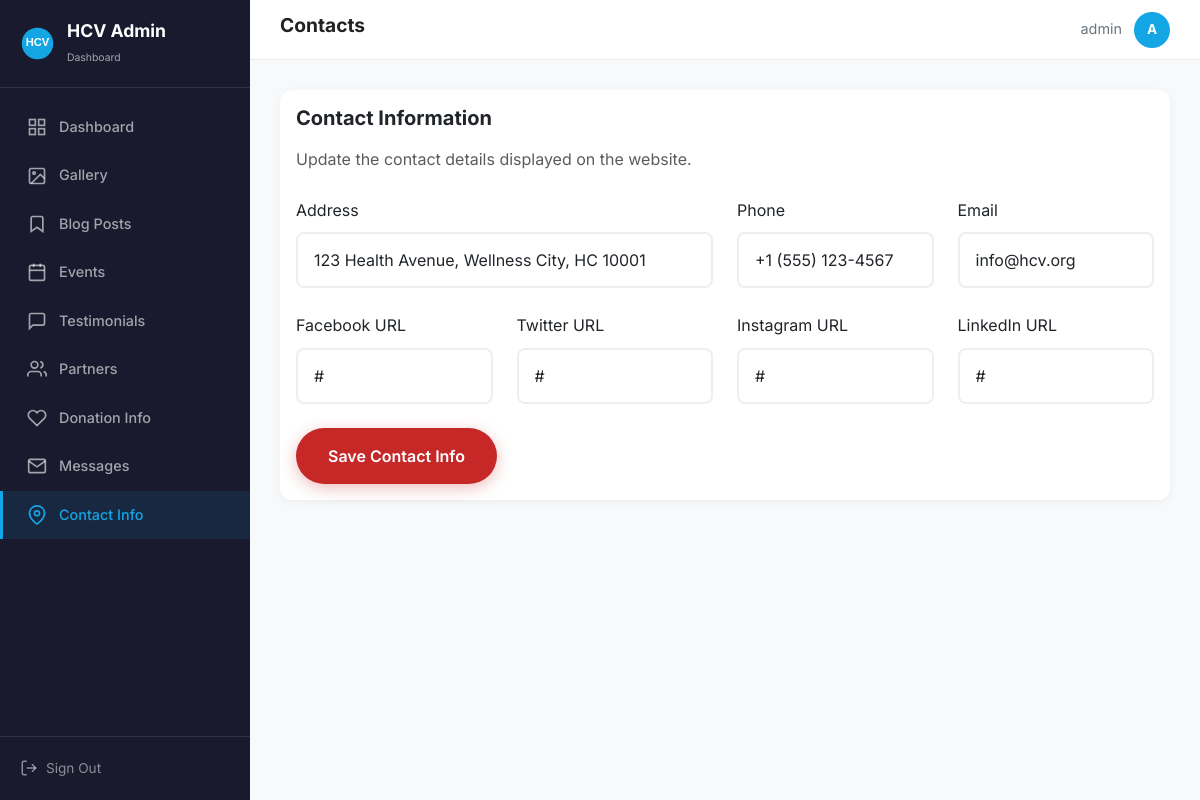
/admin/contacts.php (signed in), run on the app's committed database.
### tables this page shows
CREATE TABLE IF NOT EXISTS contact_info (
  id INT AUTO_INCREMENT PRIMARY KEY,
  address VARCHAR(255) DEFAULT NULL,
  phone VARCHAR(50) DEFAULT NULL,
  email VARCHAR(100) DEFAULT NULL,
  facebook VARCHAR(255) DEFAULT NULL,
  twitter VARCHAR(255) DEFAULT NULL,
  instagram VARCHAR(255) DEFAULT NULL,
  linkedin VARCHAR(255) DEFAULT NULL,
  youtube VARCHAR(255) DEFAULT NULL,
  updated_at TIMESTAMP DEFAULT CURRENT_TIMESTAMP ON UPDATE CURRENT_TIMESTAMP
);

### includes/db.php (called while the page is built, shortened)
<?php
class Database {
    private static $instance = null;
    private $pdo;
    private function __construct() {
        try {
            $dsn = "mysql:host=" . DB_HOST . ";dbname=" . DB_NAME . ";charset=" . DB_CHARSET;
            $this->pdo = new PDO($dsn, DB_USER, DB_PASS, [
                PDO::ATTR_ERRMODE => PDO::ERRMODE_EXCEPTION,
                PDO::ATTR_DEFAULT_FETCH_MODE => PDO::FETCH_ASSOC,
                PDO::ATTR_EMULATE_PREPARES => false,
            ]);
        } catch (PDOException $e) {
            die("Database connection failed: " . $e->getMessage());
        }
    }
    public static function getInstance() {
        if (self::$instance === null) {
            self::$instance = new self();
        }
        return self::$instance;
    }
    public function query($sql, $params = []) {
        $stmt = $this->pdo->prepare($sql);
        $stmt->execute($params);
        return $stmt;
    }
    public function fetchOne($sql, $params = []) {
        return $this->query($sql, $params)->fetch();
    }
}

### includes/functions.php (called while the page is built, shortened)
<?php
require_once __DIR__ . '/db.php';
function getDB() {
    return Database::getInstance();
}

### admin/contacts.php (the view, shortened to what this page needs)
<?php require_once 'header.php'; ?>
<?php
$db = getDB();
$info = $db->fetchOne("SELECT * FROM contact_info ORDER BY id DESC LIMIT 1");
?>
<div class="card">
  <div class="card-body">
    <h5 class="card-title fw-bold mb-3">Contact Information</h5>
    <p class="text-muted mb-4">Update the contact details displayed on the website.</p>
    <form id="contactInfoForm">
      <div class="row g-4">
        <div class="col-md-6">
          <label class="form-label fw600">Address</label>
          <input type="text" name="address" class="form-control" value="<?= htmlspecialchars($info['address'] ?? '') ?>">
        </div>
        <div class="col-md-3">
          <label class="form-label fw600">Phone</label>
          <input type="text" name="phone" class="form-control" value="<?= htmlspecialchars($info['phone'] ?? '') ?>">
        </div>
        <div class="col-md-3">
          <label class="form-label fw600">Email</label>
          <input type="email" name="email" class="form-control" value="<?= htmlspecialchars($info['email'] ?? '') ?>">
        </div>
        <div class="col-md-3">
          <label class="form-label fw600">Facebook URL</label>
          <input type="url" name="facebook" class="form-control" value="<?= htmlspecialchars($info['facebook'] ?? '') ?>">
        </div>
        <div class="col-md-3">
          <label class="form-label fw600">Twitter URL</label>
          <input type="url" name="twitter" class="form-control" value="<?= htmlspecialchars($info['twitter'] ?? '') ?>">
        </div>
        <div class="col-md-3">
          <label class="form-label fw600">Instagram URL</label>
          <input type="url" name="instagram" class="form-control" value="<?= htmlspecialchars($info['instagram'] ?? '') ?>">
        </div>
        <div class="col-md-3">
          <label class="form-label fw600">LinkedIn URL</label>
          <input type="url" name="linkedin" class="form-control" value="<?= htmlspecialchars($info['linkedin'] ?? '') ?>">
        </div>
        <div class="col-12">
          <button type="submit" class="btn btn-primary">Save Contact Info</button>
        </div>
      </div>
    </form>
  </div>
</div>
<?php require_once 'footer.php'; ?>

### admin/header.php (shortened to what this page needs)
<?php
$currentPage = basename($_SERVER['PHP_SELF']);
?>
<!DOCTYPE html>
<html lang="en">
<head>
  <link href="https://cdn.jsdelivr.net/npm/bootstrap@5.3.2/dist/css/bootstrap.min.css" rel="stylesheet">
  <link rel="stylesheet" href="../assets/css/style.css">
</head>
<body>
  <aside class="sidebar" id="sidebar">
    <div class="sidebar-brand">
      <svg viewBox="0 0 100 100" xmlns="http://www.w3.org/2000/svg">
        <circle cx="50" cy="50" r="45" fill="#14A5E5"/>
        <text x="50" y="58" font-size="32" font-weight="bold" fill="white" text-anchor="middle" font-family="Arial">HCV</text>
      </svg>
      <div>
        <h2>HCV Admin</h2>
        <small>Dashboard</small>
      </div>
    </div>
    <nav class="sidebar-nav">
      <a href="dashboard.php" class="<?= $currentPage === 'dashboard.php' ? 'active' : '' ?>">
        <svg viewBox="0 0 24 24" fill="none" stroke="currentColor" stroke-width="2"><rect x="3" y="3" width="7" height="7"/><rect x="14" y="3" width="7" height="7"/><rect x="14" y="14" width="7" height="7"/><rect x="3" y="14" width="7" height="7"/></svg>
        Dashboard
      </a>
      <a href="gallery.php" class="<?= $currentPage === 'gallery.php' ? 'active' : '' ?>">
        <svg viewBox="0 0 24 24" fill="none" stroke="currentColor" stroke-width="2"><rect x="3" y="3" width="18" height="18" rx="2" ry="2"/><circle cx="8.5" cy="8.5" r="1.5"/><polyline points="21 15 16 10 5 21"/></svg>
        Gallery
      </a>
      <a href="blog.php" class="<?= $currentPage === 'blog.php' ? 'active' : '' ?>">
        <svg viewBox="0 0 24 24" fill="none" stroke="currentColor" stroke-width="2"><path d="M19 21l-7-5-7 5V5a2 2 0 0 1 2-2h10a2 2 0 0 1 2 2z"/></svg>
        Blog Posts
      </a>
      <a href="events.php" class="<?= $currentPage === 'events.php' ? 'active' : '' ?>">
        <svg viewBox="0 0 24 24" fill="none" stroke="currentColor" stroke-width="2"><rect x="3" y="4" width="18" height="18" rx="2" ry="2"/><line x1="16" y1="2" x2="16" y2="6"/><line x1="8" y1="2" x2="8" y2="6"/><line x1="3" y1="10" x2="21" y2="10"/></svg>
        Events
      </a>
      <a href="testimonials.php" class="<?= $currentPage === 'testimonials.php' ? 'active' : '' ?>">
        <svg viewBox="0 0 24 24" fill="none" stroke="currentColor" stroke-width="2"><path d="M21 15a2 2 0 0 1-2 2H7l-4 4V5a2 2 0 0 1 2-2h14a2 2 0 0 1 2 2z"/></svg>
        Testimonials
      </a>
      <a href="partners.php" class="<?= $currentPage === 'partners.php' ? 'active' : '' ?>">
        <svg viewBox="0 0 24 24" fill="none" stroke="currentColor" stroke-width="2"><path d="M17 21v-2a4 4 0 0 0-4-4H5a4 4 0 0 0-4 4v2"/><circle cx="9" cy="7" r="4"/><path d="M23 21v-2a4 4 0 0 0-3-3.87"/><path d="M16 3.13a4 4 0 0 1 0 7.75"/></svg>
        Partners
      </a>
      <a href="donations.php" class="<?= $currentPage === 'donations.php' ? 'active' : '' ?>">
        <svg viewBox="0 0 24 24" fill="none" stroke="currentColor" stroke-width="2"><path d="M20.84 4.61a5.5 5.5 0 0 0-7.78 0L12 5.67l-1.06-1.06a5.5 5.5 0 0 0-7.78 7.78l1.06 1.06L12 21.23l7.78-7.78 1.06-1.06a5.5 5.5 0 0 0 0-7.78z"/></svg>
        Donation Info
      </a>
      <a href="messages.php" class="<?= $currentPage === 'messages.php' ? 'active' : '' ?>">
        <svg viewBox="0 0 24 24" fill="none" stroke="currentColor" stroke-width="2"><path d="M4 4h16c1.1 0 2 .9 2 2v12c0 1.1-.9 2-2 2H4c-1.1 0-2-.9-2-2V6c0-1.1.9-2 2-2z"/><polyline points="22,6 12,13 2,6"/></svg>
        Messages
      </a>
      <a href="contacts.php" class="<?= $currentPage === 'contacts.php' ? 'active' : '' ?>">
        <svg viewBox="0 0 24 24" fill="none" stroke="currentColor" stroke-width="2"><path d="M21 10c0 7-9 13-9 13s-9-6-9-13a9 9 0 0 1 18 0z"/><circle cx="12" cy="10" r="3"/></svg>
        Contact Info
      </a>
    </nav>
    <div class="sidebar-footer">
      <a href="logout.php">
        <svg width="18" height="18" viewBox="0 0 24 24" fill="none" stroke="currentColor" stroke-width="2"><path d="M9 21H5a2 2 0 0 1-2-2V5a2 2 0 0 1 2-2h4"/><polyline points="16 17 21 12 16 7"/><line x1="21" y1="12" x2="9" y2="12"/></svg>
        Sign Out
      </a>
    </div>
  </aside>
  <div class="main-content">
    <header class="admin-header">
      <div style="display:flex;align-items:center;gap:15px;">
        <h3><?= ucfirst(str_replace('.php', '', $currentPage)) ?></h3>
      </div>
      <div class="admin-user">
        <span style="font-size:0.9rem;color:#6c757d;"><?= htmlspecialchars($_SESSION['username']) ?></span>
        <div class="admin-avatar"><?= strtoupper(substr($_SESSION['username'], 0, 1)) ?></div>
      </div>
    </header>
    <div class="page-content">

### admin/footer.php (shortened to what this page needs)
    </div>
  </div>
</body>
</html>

### assets/css/style.css (style rules this page uses)
:root { --primary-red: #C62828; --primary-red-light: #E53935; --primary-red-dark: #B71C1C; --primary-blue: #1565C0; --primary-blue-light: #1E88E5; --black: #111111; --white: #FFFFFF; --gray-50: #fafafa; --gray-100: #f5f5f5; --gray-200: #eeeeee; --gray-300: #e0e0e0; --gray-400: #bdbdbd; --gray-500: #9e9e9e; --gray-600: #757575; --gray-700: #616161; --gray-800: #424242; --gray-900: #212121; --font-primary: 'Inter', -apple-system, BlinkMacSystemFont, 'Segoe UI', sans-serif; --transition: all 0.3s cubic-bezier(0.4, 0, 0.2, 1); --shadow-sm: 0 1px 3px rgba(0,0,0,0.08), 0 1px 2px rgba(0,0,0,0.06); --shadow-md: 0 4px 6px rgba(0,0,0,0.07), 0 2px 4px rgba(0,0,0,0.06); --shadow-lg: 0 10px 25px rgba(0,0,0,0.1), 0 4px 10px rgba(0,0,0,0.06); --shadow-xl: 0 20px 50px rgba(0,0,0,0.12), 0 8px 20px rgba(0,0,0,0.08); --radius: 12px; --radius-sm: 8px; --radius-lg: 20px; }
*, *::before, *::after { box-sizing: border-box; margin: 0; padding: 0; }
html { scroll-behavior: smooth; scroll-padding-top: 80px; }
body { font-family: var(--font-primary); font-size: 16px; line-height: 1.7; color: var(--gray-900); background: var(--white); overflow-x: hidden; -webkit-font-smoothing: antialiased; }
a { text-decoration: none; color: inherit; transition: var(--transition); }
.btn { display: inline-flex; align-items: center; gap: 10px; padding: 16px 32px; font-size: 1rem; font-weight: 600; border: none; border-radius: 50px; cursor: pointer; transition: var(--transition); text-decoration: none; }
.btn-primary { background: var(--primary-red); color: var(--white); box-shadow: 0 4px 15px rgba(198,40,40,0.3); }
.form-control { width: 100%; padding: 14px 16px; border: 2px solid var(--gray-200); border-radius: var(--radius-sm); font-size: 1rem; font-family: inherit; transition: var(--transition); background: var(--white); }

### admin/header.php (style rules this page uses)
:root { --sidebar-width: 250px; --admin-header: 60px; }
* { box-sizing: border-box; margin: 0; padding: 0; }
body { font-family: 'Inter', sans-serif; background: #f8f9fa; display: flex; min-height: 100vh; }
.sidebar { width: var(--sidebar-width); background: #1a1a2e; color: #fff; position: fixed; top: 0; left: 0; height: 100vh; display: flex; flex-direction: column; z-index: 1000; transition: transform 0.3s ease; }
.sidebar-brand { padding: 20px; border-bottom: 1px solid rgba(255,255,255,0.1); display: flex; align-items: center; gap: 12px; }
.sidebar-brand svg { width: 35px; height: 35px; flex-shrink: 0; }
.sidebar-brand h2 { font-size: 1.1rem; font-weight: 700; }
.sidebar-brand small { font-size: 0.65rem; opacity: 0.6; display: block; }
.sidebar-nav { flex: 1; padding: 15px 0; overflow-y: auto; }
.sidebar-nav a { display: flex; align-items: center; gap: 12px; padding: 12px 24px; color: rgba(255,255,255,0.6); text-decoration: none; font-size: 0.9rem; font-weight: 500; transition: all 0.3s; border-left: 3px solid transparent; }
.sidebar-nav a.active { color: #14A5E5; background: rgba(20,165,229,0.1); border-left-color: #14A5E5; }
.sidebar-nav a svg { width: 20px; height: 20px; flex-shrink: 0; }
.sidebar-footer { padding: 20px; border-top: 1px solid rgba(255,255,255,0.1); }
.sidebar-footer a { color: rgba(255,255,255,0.5); text-decoration: none; font-size: 0.85rem; display: flex; align-items: center; gap: 8px; }
.main-content { margin-left: var(--sidebar-width); flex: 1; min-height: 100vh; display: flex; flex-direction: column; }
.admin-header { height: var(--admin-header); background: #fff; border-bottom: 1px solid #e9ecef; display: flex; align-items: center; justify-content: space-between; padding: 0 30px; position: sticky; top: 0; z-index: 100; }
.admin-header h3 { font-size: 1.2rem; font-weight: 700; }
.admin-user { display: flex; align-items: center; gap: 12px; }
.admin-avatar { width: 36px; height: 36px; background: #14A5E5; border-radius: 50%; display: flex; align-items: center; justify-content: center; color: #fff; font-weight: 700; font-size: 0.85rem; }
.page-content { padding: 30px; flex: 1; }
.card { border: none; border-radius: 12px; box-shadow: 0 2px 10px rgba(0,0,0,0.05); transition: transform 0.3s, box-shadow 0.3s; }

### data on the page
contact_info: address "123 Health Avenue, Wellness City, HC 10001", phone "+1 (555) 123-4567", email "info@hcv.org", facebook "#", twitter "#", instagram "#", linkedin "#"

### other printed values
str_replace('.php', '', $currentPage) "Contacts"
$_SESSION['username'] "admin"
substr($_SESSION['username'], 0, 1) "A"
